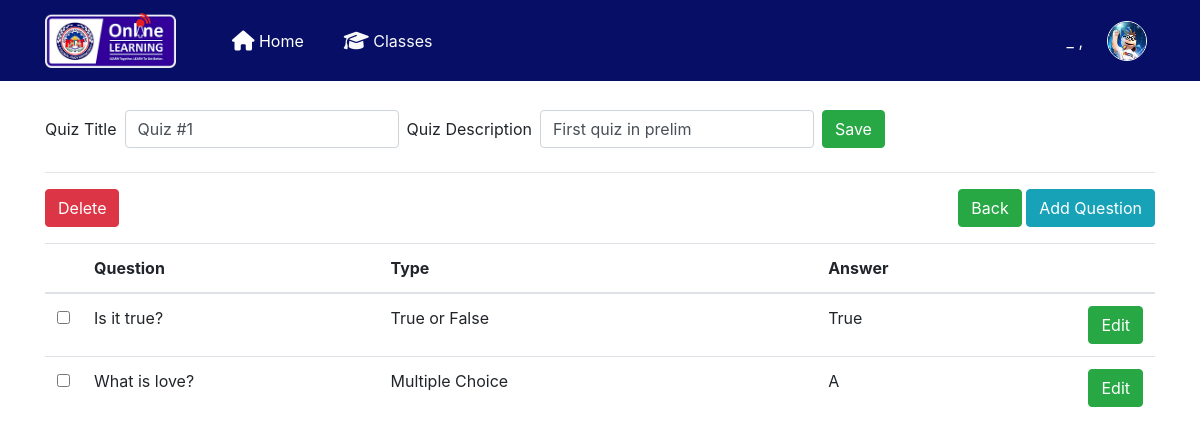
The app's page /quiz/quiz_question.php?id=18 with its own data.
### tables this page shows
CREATE TABLE `quiz` (
  `quiz_id` int(11) NOT NULL,
  `quiz_title` varchar(50) NOT NULL,
  `quiz_description` varchar(100) NOT NULL,
  `date_added` varchar(100) NOT NULL DEFAULT current_timestamp(),
  `teacher_id` int(11) NOT NULL
);

CREATE TABLE `quiz_question` (
  `quiz_question_id` int(11) NOT NULL,
  `quiz_id` int(11) NOT NULL,
  `question_text` varchar(255) NOT NULL,
  `question_type_id` int(11) NOT NULL,
  `points` int(11) NOT NULL,
  `date_added` varchar(100) NOT NULL DEFAULT current_timestamp(),
  `answer` varchar(100) NOT NULL
);

CREATE TABLE `question_type` (
  `question_type_id` int(2) NOT NULL,
  `question_type` varchar(40) NOT NULL
);

### quiz/quiz_question.php (the view, shortened to what this page needs)
<?php
include '../includes/dbh.inc.php';
include 'headerq.php';
include 'navbarsession.php';
$get_id = $_GET['id'];
?>
<body style="padding-top: 110px">
	<div class="container">
		<?php
		$query = mysqli_query($conn,"SELECT * from quiz where quiz_id = '$get_id'")or die(mysqli_error());
		$row  = mysqli_fetch_array($query);
		?>
					<form class="form-inline"  method="post">
				<div class="form-group mb-2">
					<label class="mr-2" for="qTitle">Quiz Title</label>
					<input class="form-control mr-2" type="text" name="quiz_title" value="<?php echo $row['quiz_title']; ?>" id="qTitle"  placeholder="Quiz Title">
					<br>
					<label class="mr-2" for="qDescription">Quiz Description</label>
					<input class="form-control mr-2" type="text" value="<?php echo $row['quiz_description'];?>" class="span8" name="description" id="qDescription" placeholder="Quiz Description" required>
					<br>
					<button name="saveqt" type="submit" class="btn btn-success">Save</button>
				</div>
				</form>
<hr>
	</div>
	<div class="container">
		<div class="float-right">
			<a href="teacher_quiz.php" class="btn btn-success">Back</a>
			<a href="add_question.php<?php echo '?id='.$get_id;?>" class="btn btn-info">Add Question</a>
		</div>
		<a data-toggle="modal" href="#backup_delete" id="delete"  class="btn btn-danger" name="delete">Delete</a>
		<form class="mt-3" action="delete_quiz_question.php" method="post">
			<table cellpadding="0" cellspacing="0" border="0" class="table table-hover">
				<thead class="mt-3">
					<tr>
						<th></th>
						<th>Question</th>
						<th>Type</th>
						<th>Answer</th>
						<th></th>
					</tr>
				</thead>
				<tbody>
					<?php
					$query = mysqli_query($conn,"SELECT * FROM quiz_question
						LEFT JOIN question_type on quiz_question.question_type_id = question_type.question_type_id
						where quiz_id = '$get_id'  order by date_added DESC ")or die(mysqli_error());
						while($row = mysqli_fetch_array($query)){
							$id  = $row['quiz_question_id'];?>
							<tr id="del <?php echo $id; ?>">
								<td width="30">
									<input id="optionsCheckbox" class="" name="selector[]" type="checkbox" value="<?php echo $id; ?>">
								</td>
								<td class="text-truncate noselect" style="max-width: 6rem" ><?php echo $row['question_text']; ?></td>
								<td><?php  echo $row['question_type']; ?></td>
								<td><?php  echo $row['answer']; ?></td>
								<td width="30"><a href="edit_question.php<?php echo '?id='.$get_id; ?>&amp;<?php echo 'quiz_question_id='.$id; ?>" class="btn btn-success">Edit</a></td>
							</tr>
						<?php } ?>
					</tbody>
				</table>
			</form>
		</div>
</body>
</html>

### css/main.css (style rules this page uses)
.noselect { -webkit-touch-callout: none; -webkit-user-select: none; -khtml-user-select: none; -moz-user-select: none; -ms-user-select: none; user-select: none; }

### records on screen
quiz: quiz_title "Quiz #1", description "First quiz in prelim"
quiz_question: question_text "Is it true?", question_type.question_type "True or False", answer "True"
quiz_question: question_text "What is love?", question_type.question_type "Multiple Choice", answer "A"
